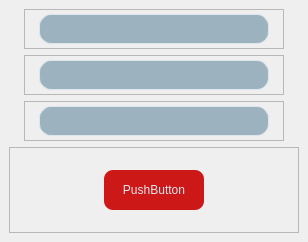
<?xml version="1.0" encoding="UTF-8"?>
<ui version="4.0">
 <class>MainWindow</class>
 <widget class="QMainWindow" name="MainWindow">
  <property name="geometry">
   <rect>
    <x>0</x>
    <y>0</y>
    <width>308</width>
    <height>242</height>
   </rect>
  </property>
  <property name="windowTitle">
   <string>MainWindow</string>
  </property>
  <widget class="QWidget" name="centralwidget">
   <layout class="QVBoxLayout" name="verticalLayout">
    <item alignment="Qt::AlignHCenter">
     <widget class="QFrame" name="frame_2">
      <property name="minimumSize">
       <size>
        <width>260</width>
        <height>0</height>
       </size>
      </property>
      <property name="maximumSize">
       <size>
        <width>900</width>
        <height>40</height>
       </size>
      </property>
      <property name="frameShape">
       <enum>QFrame::StyledPanel</enum>
      </property>
      <property name="frameShadow">
       <enum>QFrame::Raised</enum>
      </property>
      <layout class="QVBoxLayout" name="verticalLayout_2">
       <property name="spacing">
        <number>0</number>
       </property>
       <property name="leftMargin">
        <number>0</number>
       </property>
       <property name="topMargin">
        <number>0</number>
       </property>
       <property name="rightMargin">
        <number>0</number>
       </property>
       <property name="bottomMargin">
        <number>0</number>
       </property>
       <item alignment="Qt::AlignHCenter">
        <widget class="QLineEdit" name="lineEdit_2">
         <property name="sizePolicy">
          <sizepolicy hsizetype="Preferred" vsizetype="Fixed">
           <horstretch>0</horstretch>
           <verstretch>0</verstretch>
          </sizepolicy>
         </property>
         <property name="minimumSize">
          <size>
           <width>230</width>
           <height>0</height>
          </size>
         </property>
         <property name="maximumSize">
          <size>
           <width>220</width>
           <height>30</height>
          </size>
         </property>
         <property name="styleSheet">
          <string notr="true">QLineEdit {
	border-radius: 12px;
	border: 1px solid #DDE6ED;
	background-color: #9DB2BF;
	padding-left: 10px;
	padding-right: 10px;
}

QLineEdit::focus {
	border: 1px solid #CD1818;
}
</string>
         </property>
        </widget>
       </item>
      </layout>
     </widget>
    </item>
    <item alignment="Qt::AlignHCenter">
     <widget class="QFrame" name="frame_3">
      <property name="minimumSize">
       <size>
        <width>260</width>
        <height>0</height>
       </size>
      </property>
      <property name="maximumSize">
       <size>
        <width>900</width>
        <height>40</height>
       </size>
      </property>
      <property name="frameShape">
       <enum>QFrame::StyledPanel</enum>
      </property>
      <property name="frameShadow">
       <enum>QFrame::Raised</enum>
      </property>
      <layout class="QVBoxLayout" name="verticalLayout_3">
       <property name="spacing">
        <number>0</number>
       </property>
       <property name="leftMargin">
        <number>0</number>
       </property>
       <property name="topMargin">
        <number>0</number>
       </property>
       <property name="rightMargin">
        <number>0</number>
       </property>
       <property name="bottomMargin">
        <number>0</number>
       </property>
       <item alignment="Qt::AlignHCenter">
        <widget class="QLineEdit" name="lineEdit_3">
         <property name="sizePolicy">
          <sizepolicy hsizetype="Preferred" vsizetype="Fixed">
           <horstretch>0</horstretch>
           <verstretch>0</verstretch>
          </sizepolicy>
         </property>
         <property name="minimumSize">
          <size>
           <width>230</width>
           <height>0</height>
          </size>
         </property>
         <property name="maximumSize">
          <size>
           <width>220</width>
           <height>30</height>
          </size>
         </property>
         <property name="styleSheet">
          <string notr="true">QLineEdit {
	border-radius: 12px;
	border: 1px solid #DDE6ED;
	background-color: #9DB2BF;
	padding-left: 10px;
	padding-right: 10px;
}

QLineEdit::focus {
	border: 1px solid #CD1818;
}
</string>
         </property>
        </widget>
       </item>
      </layout>
     </widget>
    </item>
    <item alignment="Qt::AlignHCenter">
     <widget class="QFrame" name="frame">
      <property name="minimumSize">
       <size>
        <width>260</width>
        <height>0</height>
       </size>
      </property>
      <property name="maximumSize">
       <size>
        <width>900</width>
        <height>40</height>
       </size>
      </property>
      <property name="frameShape">
       <enum>QFrame::StyledPanel</enum>
      </property>
      <property name="frameShadow">
       <enum>QFrame::Raised</enum>
      </property>
      <layout class="QVBoxLayout" name="verticalLayout_4">
       <property name="spacing">
        <number>0</number>
       </property>
       <property name="leftMargin">
        <number>0</number>
       </property>
       <property name="topMargin">
        <number>0</number>
       </property>
       <property name="rightMargin">
        <number>0</number>
       </property>
       <property name="bottomMargin">
        <number>0</number>
       </property>
       <item alignment="Qt::AlignHCenter">
        <widget class="QLineEdit" name="lineEdit_4">
         <property name="sizePolicy">
          <sizepolicy hsizetype="Preferred" vsizetype="Fixed">
           <horstretch>0</horstretch>
           <verstretch>0</verstretch>
          </sizepolicy>
         </property>
         <property name="minimumSize">
          <size>
           <width>230</width>
           <height>0</height>
          </size>
         </property>
         <property name="maximumSize">
          <size>
           <width>220</width>
           <height>30</height>
          </size>
         </property>
         <property name="styleSheet">
          <string notr="true">QLineEdit {
	border-radius: 12px;
	border: 1px solid #DDE6ED;
	background-color: #9DB2BF;
	padding-left: 10px;
	padding-right: 10px;
}

QLineEdit::focus {
	border: 1px solid #CD1818;
}
</string>
         </property>
        </widget>
       </item>
      </layout>
     </widget>
    </item>
    <item>
     <widget class="QFrame" name="frame_4">
      <property name="frameShape">
       <enum>QFrame::StyledPanel</enum>
      </property>
      <property name="frameShadow">
       <enum>QFrame::Raised</enum>
      </property>
      <layout class="QVBoxLayout" name="verticalLayout_5">
       <item alignment="Qt::AlignHCenter">
        <widget class="QPushButton" name="pushButton">
         <property name="minimumSize">
          <size>
           <width>100</width>
           <height>0</height>
          </size>
         </property>
         <property name="maximumSize">
          <size>
           <width>100</width>
           <height>40</height>
          </size>
         </property>
         <property name="styleSheet">
          <string notr="true">QPushButton {
	border-radius: 9px;
	background-color: #CD1818;
	color: #DDE6ED;
}

QPushButton::hover {
	background-color: #27374D;
	border: 2px solid #DDE6ED;
}</string>
         </property>
         <property name="text">
          <string>PushButton</string>
         </property>
        </widget>
       </item>
      </layout>
     </widget>
    </item>
   </layout>
  </widget>
 </widget>
 <resources/>
 <connections/>
</ui>
